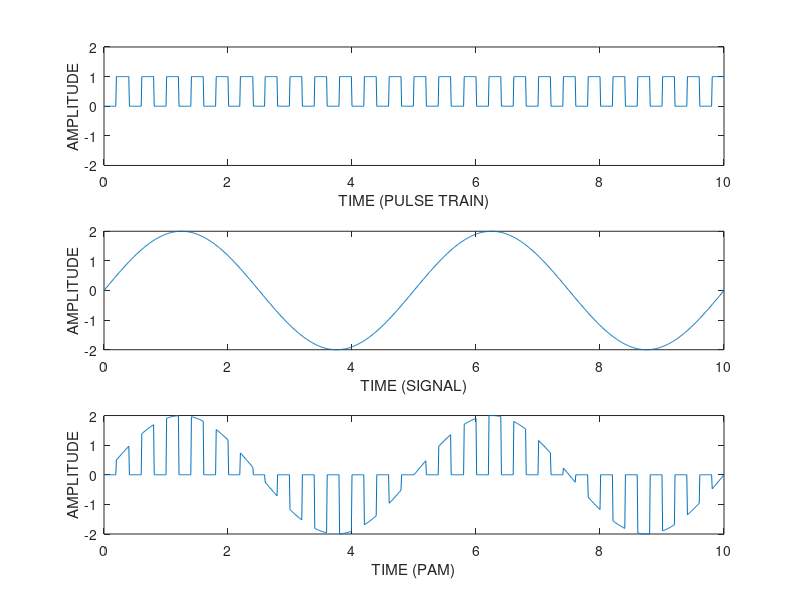

Write the MATLAB code that produced this figure.
%ANIRUDH KANNAN V P
%201601004
%CSE BATCH A
clc;
clear all;
close all;

msgfreq=0.2;
ampmsg=2;
wid=0.2;
tvec=0:0.01:10;
wm=2*pi*msgfreq;


lengtht=length(tvec);
plssignal=zeros(1,lengtht);
msgsignal=ampmsg*sin(2*pi*msgfreq*tvec);

i=0;
st=1;
while i<=10
    plssignal(msgfreq<= tvec-i & tvec-i <=wid+msgfreq)=1;
    i = i + 0.4;
end

%GENERATING PAM SIGNAL
PAMsignal=msgsignal.*plssignal;

subplot(3,1,1);
plot(tvec,plssignal);
xlabel('TIME (PULSE TRAIN)');
ylabel('AMPLITUDE');
ylim([-2,2]);
subplot(3,1,2);
plot(tvec,msgsignal);
xlabel('TIME (SIGNAL)');
ylabel('AMPLITUDE');
subplot(3,1,3);
plot(tvec,PAMsignal);
xlabel('TIME (PAM)');
ylabel('AMPLITUDE');